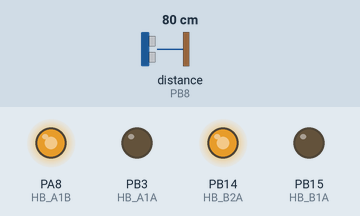
Simulated run of this sketch. Board: STM32 Blue Pill. On the bench: output pins drawn as LEDs (lit = HIGH). Wiring (inferred from the names in the program): ultrasonic range finder: trigger PA9; echo PB8. Inputs (shaded band) come from the test bench; at power-on: distance to the obstacle (sensor on PB8) 80 cm. The echo pulse lasts 58.3 µs per cm; pins used as bus, display or sensor lines are not drawn.

Above: at 1.2 s.
1.3 s: distance to the obstacle (sensor on PB8) set to 16 cm
2.8 s: distance to the obstacle (sensor on PB8) set to 13 cm
At 3.1 s:
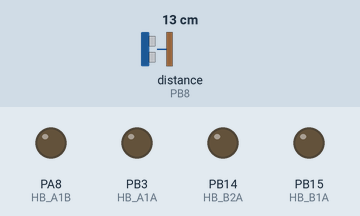
Timing chart, 0 to 5.8 s (numbered marks = the images above; inputs shaded):
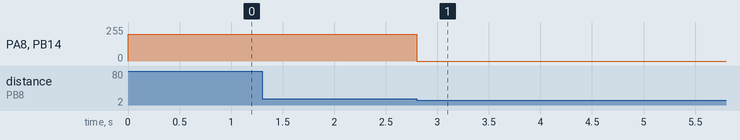

Measured:
- the behaviour switches between 15 and 14 cm on distance to the obstacle (sensor on PB8) (found by bisection; images 0 and 1)
- after the input at 1.3 s, every drawn part: stays the same
- after the input at 2.8 s, PA8 (HB_A1B), PB14 (HB_B2A): 200/255 → 0/255 at once

The sketch:

assigmentTwo.ino
```cpp
/* *
 * Student name : Filip Błaszczyk
 * Student number : 5575958
*/
#define HB_A1A PB3
#define HB_A1B PA8
#define HB_B1A PB15
#define HB_B2A PB14
#define TRIG_FRONT PA9
#define ECHO_FRONT PB8
#define STATE_ONE 1
#define STATE_TWO 2
volatile unsigned long pulseInTimeBegin = micros();
volatile unsigned long pulseInTimeEnd = micros();
volatile bool newPulseDurationAvailable = false;
int cm;
int duration;
int state;
bool is_first_time;

void set_velocity(int left_velocity_forward, int right_velocity_forward,int left_velocity_backward, int right_velocity_backward){
  analogWrite(HB_A1B,left_velocity_forward);
  analogWrite(HB_B2A, right_velocity_forward);
  analogWrite(HB_A1A,left_velocity_backward);
  analogWrite(HB_B1A,right_velocity_backward);
}
void set_velocity_forward(int velocity){
  set_velocity(velocity, velocity,0,0);
}

int get_distance(int triger, int echo){
  if(is_first_time){
    delay(500);
    is_first_time = false;
  }
  digitalWrite(triger, LOW);
  delayMicroseconds(5);
  digitalWrite(triger, HIGH);
  delayMicroseconds(10);
  digitalWrite(triger, LOW);

  // Read the signal from the sensor: a HIGH pulse whose
  // duration is the time (in microseconds) from the sending
  // of the ping to the reception of its echo off of an object.
  pinMode(echo, INPUT);
  duration = pulseIn(echo, HIGH);

  // Convert the time into a distance
  cm = (duration/2) / 29.1;
  return cm;
}
int get_distance_front(){
  return get_distance(TRIG_FRONT,ECHO_FRONT);
}
void start_timer(){
  if(digitalRead(ECHO_FRONT) == HIGH){
    pulseInTimeBegin = micros();
  }
  else{
    newPulseDurationAvailable = true;
    pulseInTimeEnd = micros();
  }
}
void stop_timer(){

}
void setup() {
  pinMode(HB_A1A, OUTPUT);
  pinMode(HB_A1B, OUTPUT);
  pinMode(HB_B1A, OUTPUT);
  pinMode(HB_B2A, OUTPUT);
  pinMode(TRIG_FRONT, OUTPUT);
  pinMode(ECHO_FRONT, INPUT);
  attachInterrupt(digitalPinToInterrupt(ECHO_FRONT),
                  start_timer,
                  CHANGE);
}

void loop() {
  digitalWrite(TRIG_FRONT, LOW);
  delayMicroseconds(5);
  digitalWrite(TRIG_FRONT, HIGH);
  delayMicroseconds(10);
  digitalWrite(TRIG_FRONT, LOW);
  pinMode(ECHO_FRONT, INPUT);

  if(newPulseDurationAvailable){
    newPulseDurationAvailable = true;
    unsigned long pulseDuration = pulseInTimeEnd - pulseInTimeBegin;
    int cm = (pulseDuration/2) / 29.1;
    if(cm<15){
      set_velocity_forward(0);
    }

  }else{
    set_velocity_forward(200);
  }
  // long front_distance = get_distance_front();
  // if(front_distance>10){
  //   set_velocity_forward(200);
  // }else{
  //   set_velocity_forward(0);
  // }
}
```
